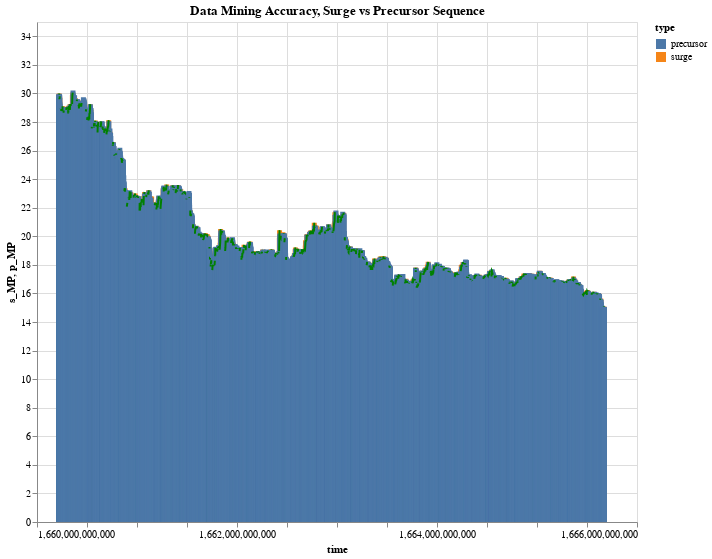

The notebook cell this image was saved under:
### Markdown cell above
## visualize proof of algorithmic accuracy

this chart will plot the price time series, with an area of precursor and surge, as proof of our algorithmic accuracy.

### Code cell
subset = sequence_df[:4999]
line = alt.Chart(subset).mark_line(color='green').encode(
    x='time',
    y='s_MP'
)

s_bar = alt.Chart(subset).mark_bar().encode(
    x='time',
    y='s_MP',
    color='type:N'
)

p_bar = alt.Chart(subset).mark_bar().encode(
    x='time',
    y='p_MP',
    color='type:N'
)

chart = (s_bar + p_bar + line).properties(width=600, height=500)
chart.title = 'Data Mining Accuracy, Surge vs Precursor Sequence'
subtitle = 'Precursors are contiguous periods where percentage rate of growth is less than threshold'
chart.properties(title=alt.TitleParams(text=[chart.title, subtitle], baseline='bottom', orient='top', anchor='start', fontSize=14))
chart.interactive()

### Figure 1 — Vega-Lite specification as saved in the notebook (floating-point values rounded to 4 significant figures; data arrays with more than 128 entries replaced by an {"elided": "..."} marker saying what was removed)
{"config": {"view": {"continuousWidth": 300, "continuousHeight": 300}}, "layer": [{"mark": {"type": "bar"}, "encoding": {"color": {"field": "type", "type": "nominal"}, "x": {"field": "time", "type": "quantitative"}, "y": {"field": "s_MP", "type": "quantitative"}}, "name": "view_1"}, {"mark": {"type": "bar"}, "encoding": {"color": {"field": "type", "type": "nominal"}, "x": {"field": "time", "type": "quantitative"}, "y": {"field": "p_MP", "type": "quantitative"}}}, {"mark": {"type": "line", "color": "green"}, "encoding": {"x": {"field": "time", "type": "quantitative"}, "y": {"field": "s_MP", "type": "quantitative"}}}], "data": {"name": "data-2e3e41b1d1d5f497bdba76e206162baa"}, "height": 500, "params": [{"name": "param_1", "select": {"type": "interval", "encodings": ["x", "y"]}, "bind": "scales", "views": ["view_1"]}], "title": "Data Mining Accuracy, Surge vs Precursor Sequence", "width": 600, "$schema": "https://vega.github.io/schema/vega-lite/v5.15.1.json", "datasets": {"data-2e3e41b1d1d5f497bdba76e206162baa": {"elided": "4999 records"}}}
